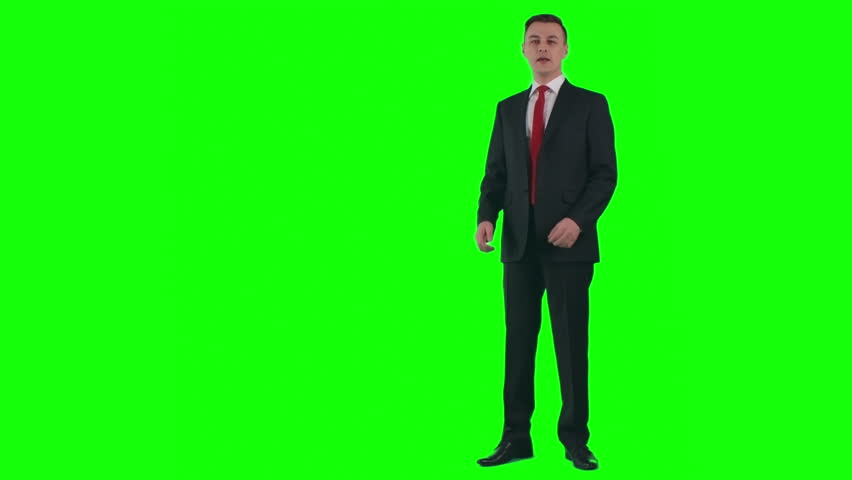
#> input picture chroma_key/media/as.jpg, 852 x 480 px
$ python test_attribute.py
#> lines starting #> are read from the running program, lines starting #| are printed output that depends on the picture
import matplotlib.image as mpimg
import matplotlib.pyplot as plt
import numpy as np
from sklearn.cluster import KMeans
import pickle
import cv2


# hist,bins = np.histogram(image[0].ravel(),255,[0,255])
image = cv2.imread("media/as.jpg")
#> image is the input picture: shape (480, 852, 3); mean B, G, R 12.1, 236.2, 21.7
color = ('b','g','r')
cv2.imshow("image",image)
for i,col in enumerate(color):
    histr = cv2.calcHist([image],[i],None,[255],[0,255])
    plt.plot(histr,color = col)
    plt.xlim([0,255])
plt.show()
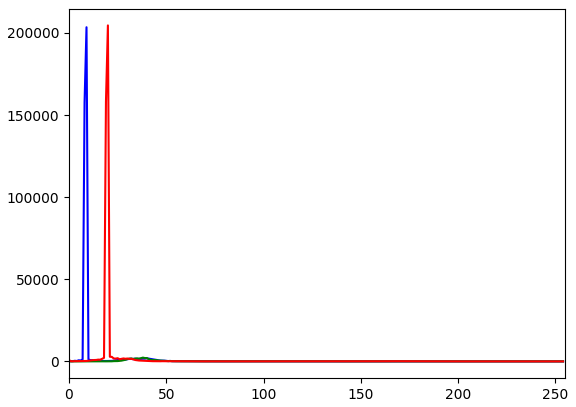
#> figure drawn by matplotlib, 1 panel; curve peaks at x = 9, y = 203440; curve peaks at x = 38, y = 2299; curve peaks at x = 20, y = 204563
cv2.waitKey()
# X = image.reshape((image.shape[0]*image.shape[1], image.shape[2]))
# kmeans = KMeans(n_clusters=100).fit(X)
# pickle.dump(kmeans, open('model_kmeans.sav', 'wb'))
